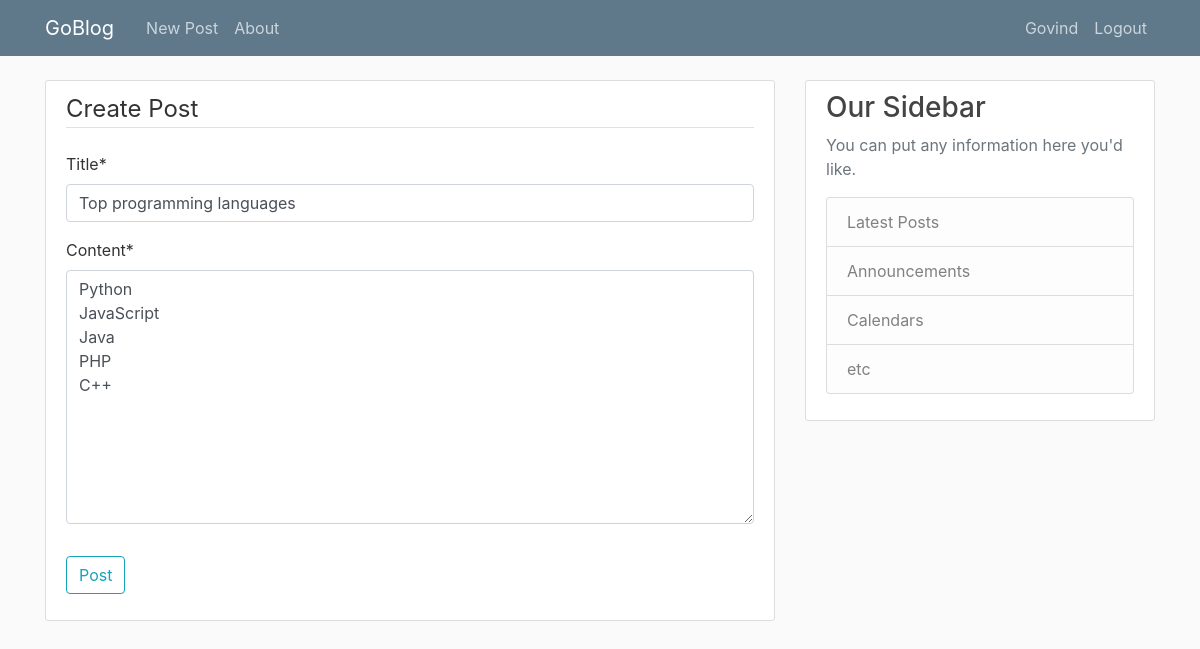
The page /post/11/update/ (signed in) on the database its author committed.
### blog/models.py (models this page shows, shortened)
class Post(models.Model):
    title = models.CharField(max_length=100)
    content = models.TextField()
    date_posted = models.DateTimeField(default=timezone.now)
    author = models.ForeignKey(User, on_delete= models.CASCADE )

### blog/views.py (the view, shortened to what this page needs)
# urls.py: path('post/<int:pk>/update/',PostUpdateView.as_view(), name= 'post-update'),
class PostUpdateView(LoginRequiredMixin,UserPassesTestMixin, UpdateView):       # naming covention is appname/model_viewtype.html for CreateView
    model = Post
    fields = ['title', 'content']
    def test_func(self):        # check user to update post
        post = self.get_object()    # inbuild function to get post as object
        if self.request.user == post.author:
            return True
        return False

### blog/templates/blog/post_form.html (shortened to what this page needs)
{% extends "blog/base.html" %}
{% load crispy_forms_tags %}
{% block content %}
    <div class="content-section">
        <form method="POST">
            <fieldset class="form-group">
                <legend class="border-bottom mb-4">Create Post</legend>
                {{ form|crispy }}
            </fieldset>
            <div class="form-group">
                <button class="btn btn-outline-info" type="submit">Post</button>
            </div>
        </form>
    </div>
{% endblock content %}

### blog/templates/blog/base.html (shortened to what this page needs)
{% load static %}
<!DOCTYPE html>
<html>
<head>
    <link rel="stylesheet" href="https://maxcdn.bootstrapcdn.com/bootstrap/4.0.0/css/bootstrap.min.css">
    <link rel="stylesheet" type="text/css" href="{% static 'blog/main.css' %}">
</head>
<body>
    <header class="site-header">
      <nav class="navbar navbar-expand-md navbar-dark bg-steel fixed-top">
        <div class="container">
          <a class="navbar-brand mr-4" href="{% url 'blog-home' %}">GoBlog</a>
          <div class="collapse navbar-collapse" id="navbarToggle">
            <div class="navbar-nav mr-auto">
              <a class="nav-item nav-link" href="{% url 'post-create' %}">New Post</a>
              <a class="nav-item nav-link" href="{% url 'blog-about' %}">About</a>
            </div>
            <div class="navbar-nav">
              {% if user.is_authenticated %}
              <a class="nav-item nav-link" href="{% url 'profile' %}">{{ user }}</a>
              <a class="nav-item nav-link" href="{% url 'logout' %}">Logout</a>
              {% else %}
              <a class="nav-item nav-link" href="{% url 'login' %}">Login</a>
              <a class="nav-item nav-link" href="{% url 'register' %}">Register</a>
              {% endif %}
            </div>
          </div>
        </div>
      </nav>
    </header>
    <main role="main" class="container">
      <div class="row">
        <div class="col-md-8">
          {% block content %}{% endblock %}
        </div>
        <div class="col-md-4">
          <div class="content-section">
            <h3>Our Sidebar</h3>
            <p class='text-muted'>You can put any information here you'd like.
              <ul class="list-group">
                <li class="list-group-item list-group-item-light">Latest Posts</li>
                <li class="list-group-item list-group-item-light">Announcements</li>
                <li class="list-group-item list-group-item-light">Calendars</li>
                <li class="list-group-item list-group-item-light">etc</li>
              </ul>
            </p>
          </div>
        </div>
      </div>
    </main>
</body>
</html>

### blog/static/blog/main.css (style rules this page uses)
body { background: #fafafa; color: #333333; margin-top: 5rem; }
h1, h2, h3, h4, h5, h6 { color: #444444; }
ul { margin: 0; }
.bg-steel { background-color: #5f788a; }
.site-header .navbar-nav .nav-link { color: #cbd5db; }
.content-section { background: #ffffff; padding: 10px 20px; border: 1px solid #dddddd; border-radius: 3px; margin-bottom: 20px; }

### rows shown on the page
Post: title "Top programming languages", content "Python JavaScript Java PHP C++"

### other values the page prints
{{ user }} "Govind"
